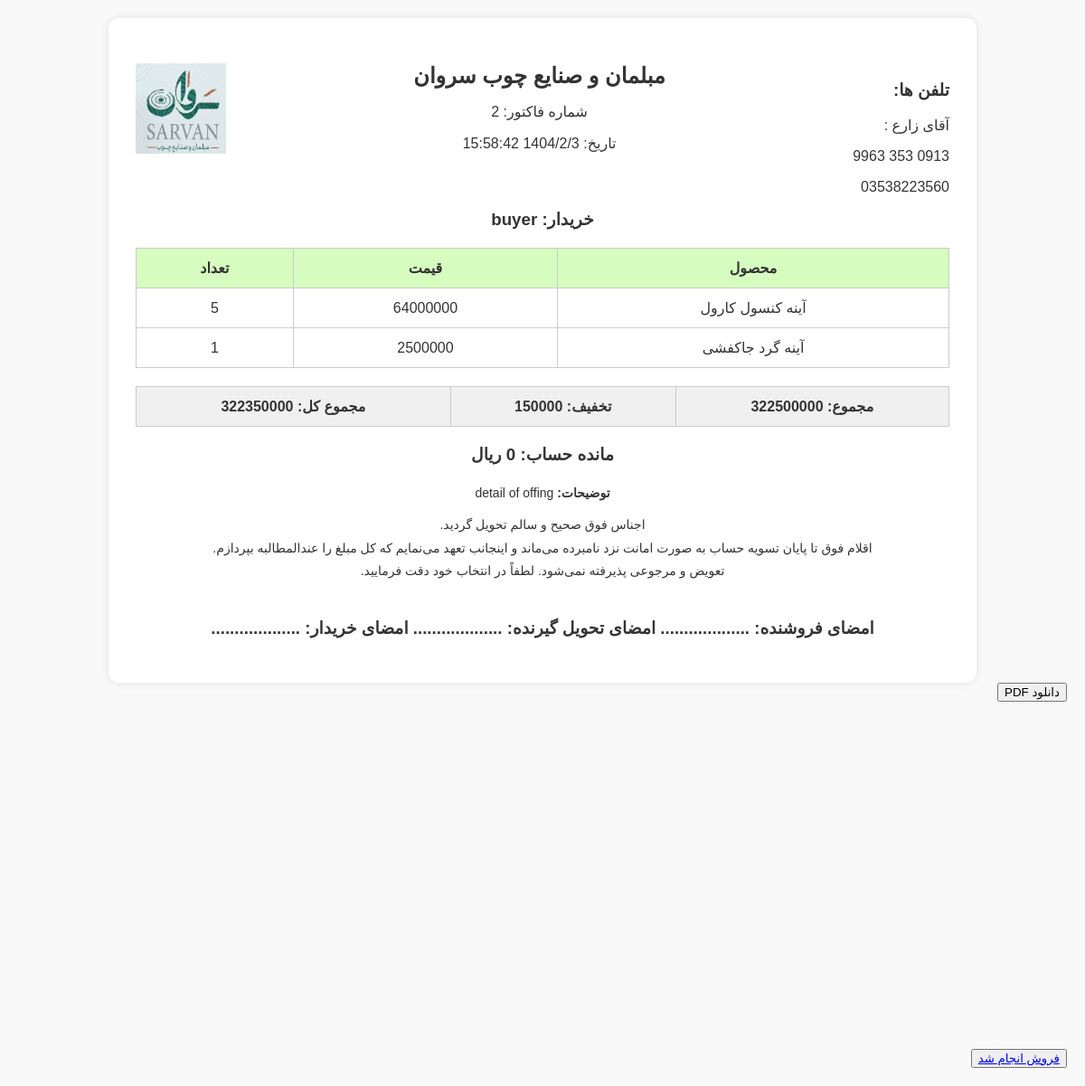
Screenshot of /FactorForm/sell/factor/2 with the database file from the repository.
### Factor/models.py (models this page shows)
class Factors(models.Model):
    id = models.AutoField(primary_key=True, editable=False, unique=True, auto_created=True)
    date = models.CharField(max_length=3000, blank=True, null=True)
    buyer = models.CharField(max_length=1000, blank=True, null=True)
    details = models.TextField(blank=True, null=True)
    off = models.IntegerField(blank=True, null=True)
    productsadded = models.ManyToManyField(SellModelSave, blank=True, null=True)
    class Meta:
        verbose_name = 'فاکتور'
        verbose_name_plural = 'فاکتور ها'

class SellModelSave(models.Model):
    number = models.IntegerField(verbose_name='تعداد', blank=True, null=True)
    model = models.CharField(max_length=1000, verbose_name='مدل محصول', blank=True, null=True)
    price = models.IntegerField(verbose_name='قیمت محصول', blank=True, null=True)
    class Meta:
        verbose_name = 'ذخیره'
        verbose_name_plural = 'ذخیره ها'

### Factor/views.py (the view)
# urls.py: path('sell/factor/<int:pk>', views.SellFactorSaved, name='sellFactor'),
def SellFactorSaved(request, pk):
    model = Factors.objects.all().get(id=pk)
    buyer = model.buyer
    sum = 0
    amount_debt = 0
    detail = model.details
    date = model.date
    off = model.off
    products = model.productsadded.all()
    for product in products:
        sum += product.price * product.number
    try:
        amount_debt = Requests.objects.all().get(debtor=buyer).amount_of_debt
    except:
        pass
    sum_all = sum - off
    context = {'pk': pk, 'product_data': products, 'date': date, 'buyer': buyer, 'debt': amount_debt, 'sum': sum, 'off': off,
               'sum_all': sum_all, 'details': detail}
    return render(request, 'Factor/Sell_Factor.html', context)

### Factor/templates/Factor/Sell_Factor.html (shortened to what this page needs)
{% load static %}
<!DOCTYPE html>
<html dir="rtl" lang="fa-IR">
<head>
</head>
<body>
<div class="invoice-container" id="invoice-container">
    <div class="header">
        <img src="{% static 'Logo.jpg' %}" class="logo" alt="لوگو">
        <div class="contact-info">
            <h3>تلفن ها:</h3>
            <p>آقای زارع : </p>
            <p>0913 353 9963</p>
            <p>03538223560</p>
        </div>
        <div class="title">مبلمان و صنایع چوب سروان</div>
        <p>شماره فاکتور: {{ pk }}</p>
        <p>تاریخ: {{ date }}</p>
    </div>
    <div class="info-block">
        <h3>خریدار: {{ buyer }}</h3>
    </div>
    <table>
        <thead>
        <tr>
            <th>محصول</th>
            <th>قیمت</th>
            <th>تعداد</th>
        </tr>
        </thead>
        <tbody>
        {% for product in product_data %}
        <tr>
            <td>{{ product.model }}</td>
            <td>{{ product.price }}</td>
            <td>{{ product.number }}</td>
        </tr>
        {% endfor %}
        </tbody>
    </table>
    <table class="summary-table">
        <tr>
            <th>مجموع: {{ sum }}</th>
            <th>تخفیف: {{ off }}</th>
            <th>مجموع کل: {{ sum_all }}</th>
        </tr>
    </table>
    <h3 style="text-align: center;">مانده حساب: {{ debt }} ریال</h3>
    {% if details %}
    <div class="note">
        <strong>توضیحات:</strong> {{ details }}
    </div>
    {% endif %}
    <div class="note">
        اجناس فوق صحیح و سالم تحویل گردید. <br>
        اقلام فوق تا پایان تسویه حساب به صورت امانت نزد نامبرده می‌ماند و اینجانب تعهد می‌نمایم که کل مبلغ را عندالمطالبه بپردازم. <br>
        تعویض و مرجوعی پذیرفته نمی‌شود. لطفاً در انتخاب خود دقت فرمایید.
    </div>
    <div class="signature">
        <h3>امضای فروشنده: ................... امضای تحویل گیرنده: ................... امضای خریدار: ...................</h3>
    </div>
</div>
<button class="btn-download" onclick="downloadPDF()">دانلود PDF</button>
    <br>
    <br>
    <br>
    <br>
    <br>
    <br>
    <br>
    <br>
    <br>
    <br>
    <br>
    <br>
    <br>
    <br>
    <br>
    <br>
    <br>
    <br>
    <button type="button" class="btn btn-primary pull-right"><a href="{% url 'EmptySellModel' %}">فروش انجام شد</a></button>
</body>
</html>

### Factor/templates/Factor/Sell_Factor.html (style rules this page uses)
body { font-family: 'Tahoma', sans-serif; background-color: #f9f9f9; margin: 20px; color: #333; }
.invoice-container { max-width: 900px; margin: auto; background: #fff; padding: 30px; border-radius: 12px; box-shadow: 0 0 10px rgba(0,0,0,0.1); }
.header, .footer { text-align: center; margin-bottom: 20px; }
.logo { float: left; width: 100px; height: 100px; }
.title { font-size: 24px; font-weight: bold; margin: 20px 0 10px; }
.contact-info { float: right; text-align: right; }
.info-block { clear: both; margin-top: 20px; text-align: center; }
table { width: 100%; border-collapse: collapse; margin: 20px 0; }
th, td { padding: 12px; border: 1px solid #ccc; text-align: center; }
th { background-color: #d6fcbf; }
.summary-table th { background-color: #f0f0f0; }
.signature { margin-top: 40px; text-align: center; }
.note { font-size: 14px; margin-top: 10px; text-align: center; line-height: 1.8; }

### rows the page displays
Factors: date "1404/2/3 15:58:42", buyer "buyer", details "detail of offing"
SellModelSave: model "آینه کنسول کارول", price "64000000", number "5"
SellModelSave: model "آینه گرد جاکفشی", price "2500000", number "1"

### other values shown
{{ pk }} "2"
{{ sum }} "322500000"
{{ off }} "150000"
{{ sum_all }} "322350000"
{{ debt }} "0"
